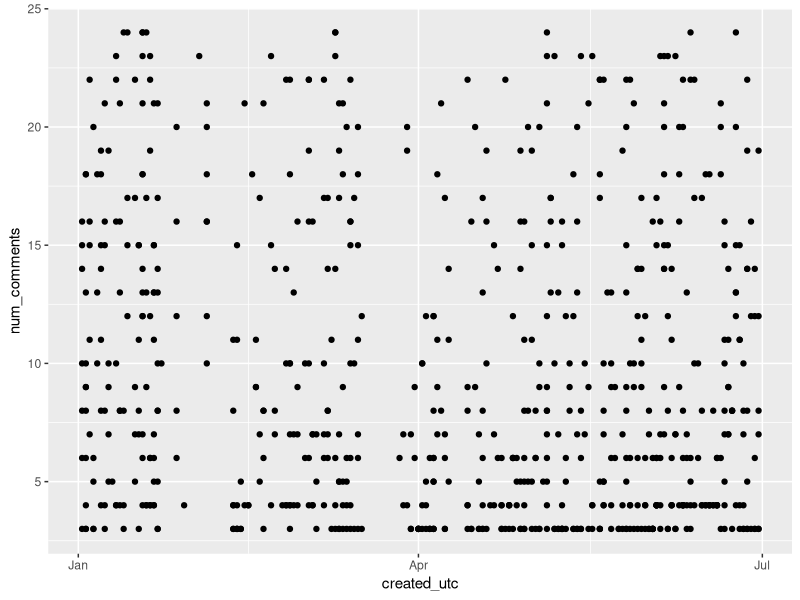
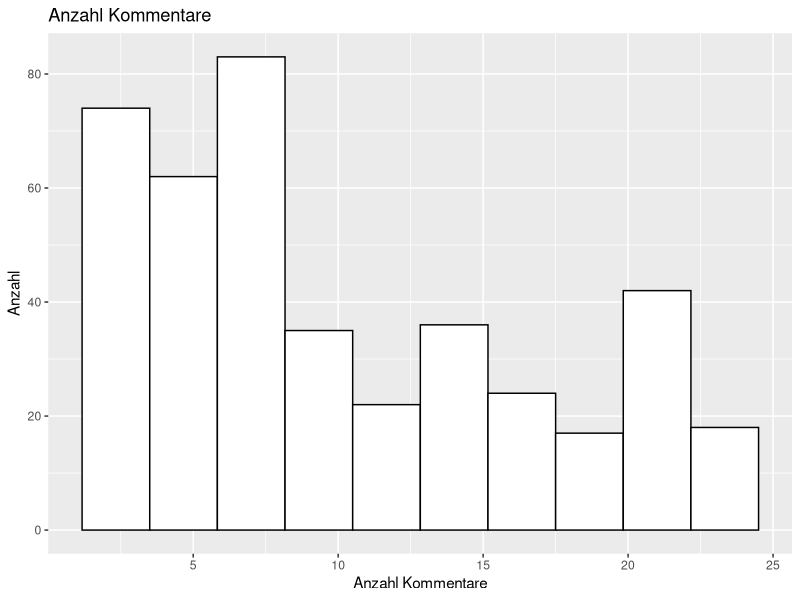

These figures' R source, in order: (Note: this script raises an error after producing the figures.)
library(tidyverse)

data = read_csv("pushshift.csv")

data$created_utc = as.Date(as.POSIXct(data$created_utc, origin="1970-01-01"))

data = select(data, -c(d_,created))

ggplot(data = data, mapping = aes(x=created_utc, y = num_comments))+
  geom_point()



data = data[str_detect(data$url, "comments"),] #url ohne comment sind bilder/memes/videos
data = data %>% filter(data$num_comments > 2) ##weniger als 3 Kommentare entweder irrelvant, gelöscht oder Bot

dim(data)
Anzahl_Kommentare = sum(data$num_comments)
write.csv(data, "pushshift_clean.csv")
### cleaning hier fertig, aber anzahl der kommentare müssen reduziert werden

ggplot(data = data) + 
  geom_histogram(mapping = aes(x = num_comments), bins = 10,color="black", fill="white") + 
  labs(x = "Anzahl Kommentare", y = "Anzahl", title = "Anzahl Kommentare")
sum(data_under_1000$num_comments)

ggplot(data = data, mapping = aes(x = created_utc, y = num_comments, col = score)) + 
  geom_point(size = 1) +
  scale_color_gradient(low = "red", high ="blue")
